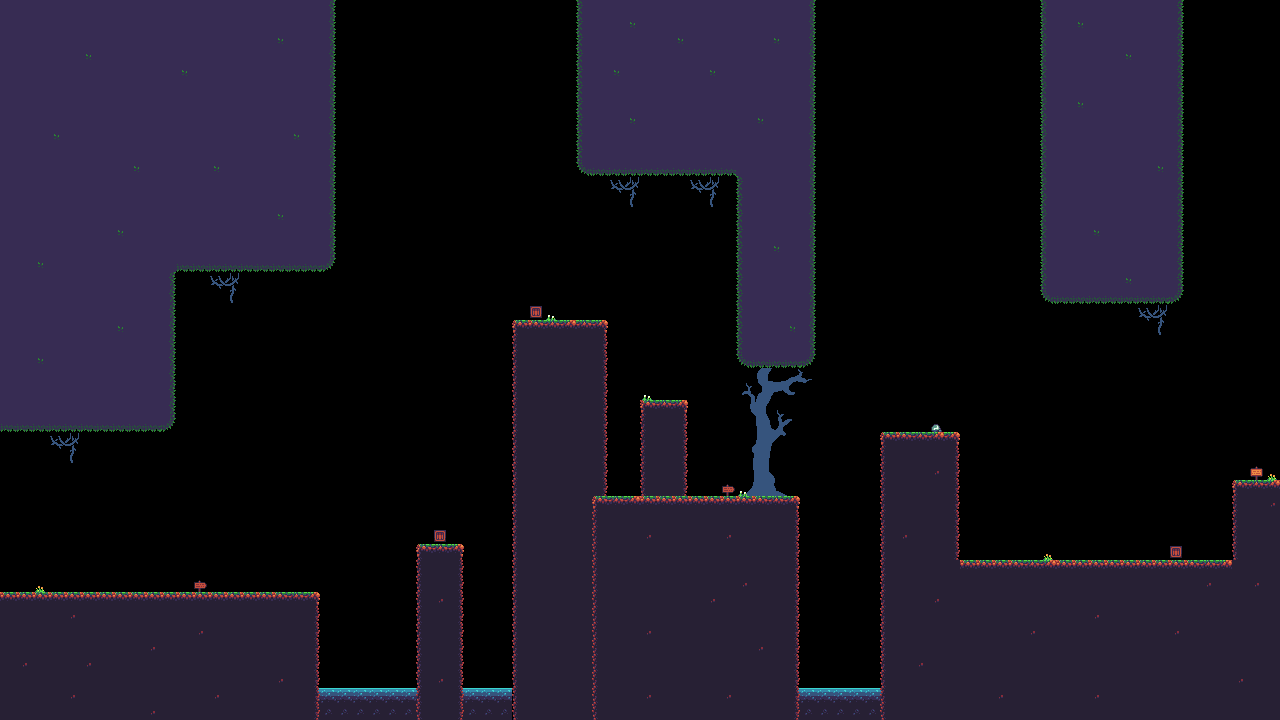

The image is a tile-based game level rendered from a .tmx file. Its description and source (layers, tilesets, objects; grid data summarised) follow:
An orthogonal 80x45 tile map with 16x16 px tiles, 2 tile layers (bg, elements) and 8 objects.

<map version="1.8" tiledversion="1.8.0" orientation="orthogonal" renderorder="right-down" width="80" height="45" tilewidth="16" tileheight="16" infinite="0" nextlayerid="8" nextobjectid="14">
 <editorsettings>
  <export target="lvl1.lua" format="lua" />
 </editorsettings>
 <tileset firstgid="1" name="sheet" tilewidth="16" tileheight="16" tilecount="136" columns="17">
  <image source="sheet.png" width="272" height="128" />
 </tileset>
 <layer id="6" name="bg" width="80" height="45">
  <data>[3600 cells, 1247 non-empty, 58 distinct tile ids]</data>
 </layer>
 <layer id="7" name="elements" width="80" height="45">
  <data>[3600 cells, 702 non-empty, 15 distinct tile ids]</data>
 </layer>
 <objectgroup color="#00ff00" id="3" name="solids">
  <properties>
   <property name="collidable" type="bool" value="true" />
  </properties>
  <object id="3" x="-0.5" y="595" width="317.333" height="124.167">
   <properties>
    <property name="collidable" type="bool" value="true" />
   </properties>
  </object>
  <object id="5" x="515" y="324.25" width="90" height="23.1666">
   <properties>
    <property name="collidable" type="bool" value="true" />
   </properties>
  </object>
  <object id="6" x="595.333" y="499.917" width="202.667" height="218.167">
   <properties>
    <property name="collidable" type="bool" value="true" />
   </properties>
  </object>
  <object id="7" x="882.667" y="435.417" width="74.6667" height="282.833">
   <properties>
    <property name="collidable" type="bool" value="true" />
   </properties>
  </object>
  <object id="8" x="1234.67" y="483.917" width="45.3333" height="234.834">
   <properties>
    <property name="collidable" type="bool" value="true" />
   </properties>
  </object>
  <object id="11" x="958" y="563.25" width="275.333" height="155.5">
   <properties>
    <property name="collidable" type="bool" value="true" />
   </properties>
  </object>
  <object id="12" x="418.667" y="546.75" width="42.6667" height="171.833">
   <properties>
    <property name="collidable" type="bool" value="true" />
   </properties>
  </object>
  <object id="13" x="642.333" y="402.417" width="42.6667" height="19.8333">
   <properties>
    <property name="collidable" type="bool" value="true" />
   </properties>
  </object>
 </objectgroup>
</map>
